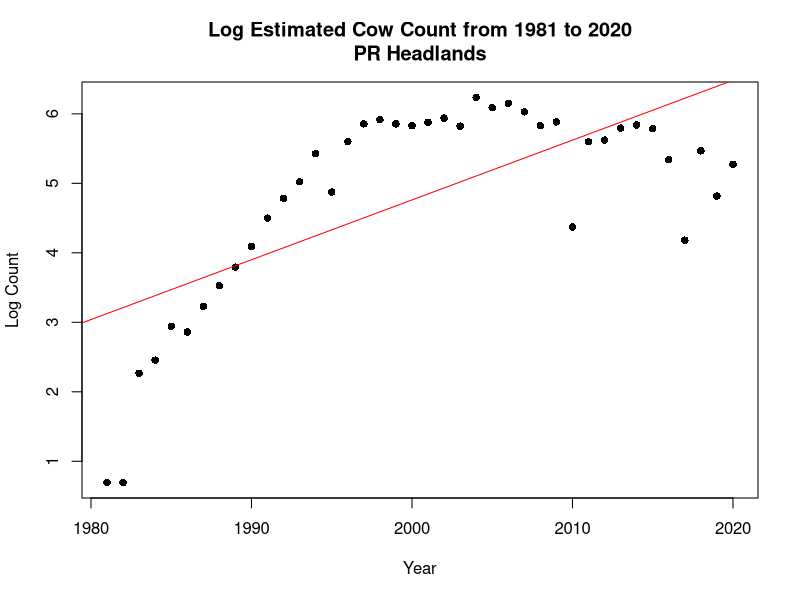
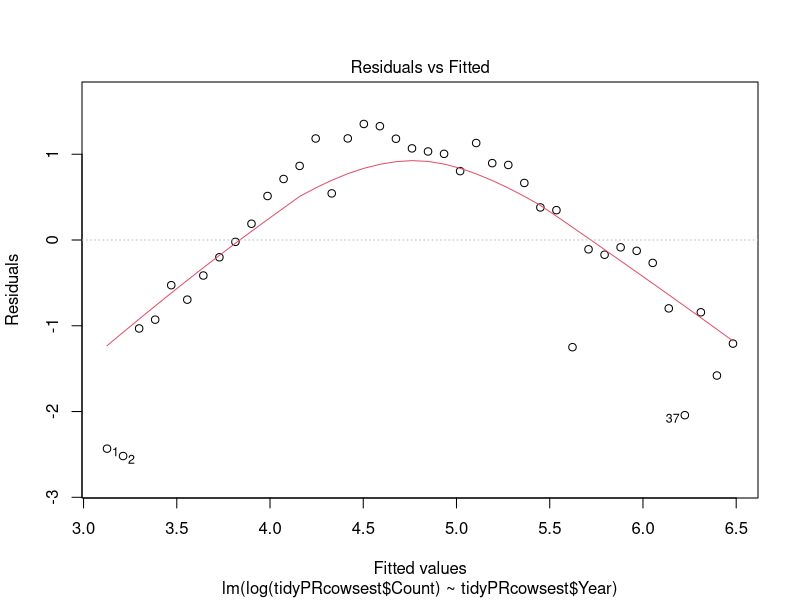
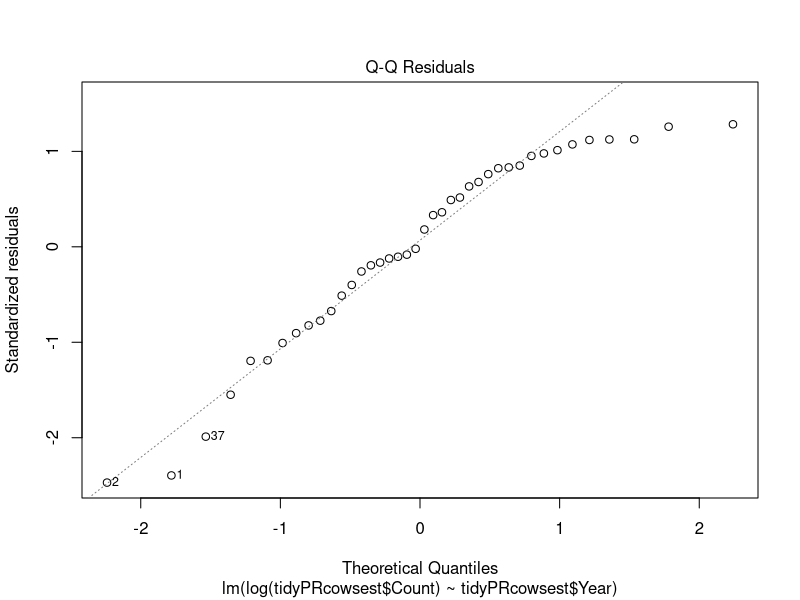
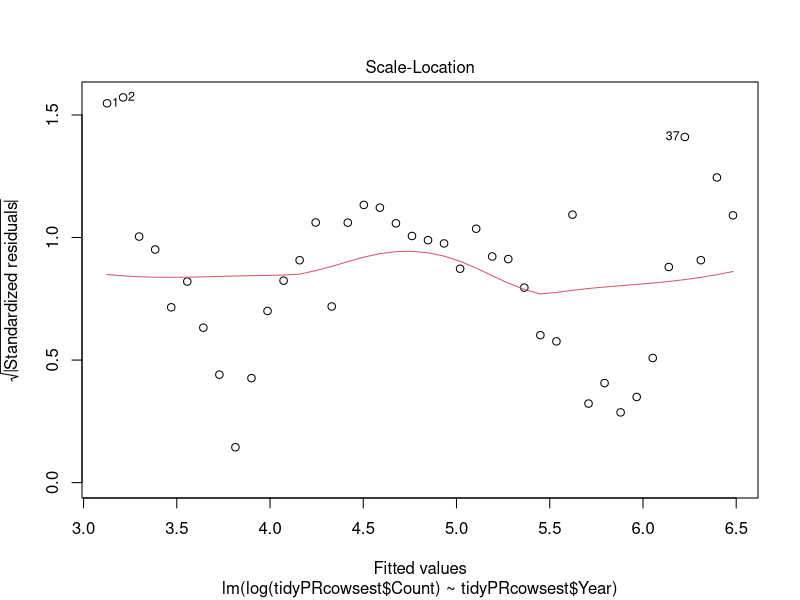
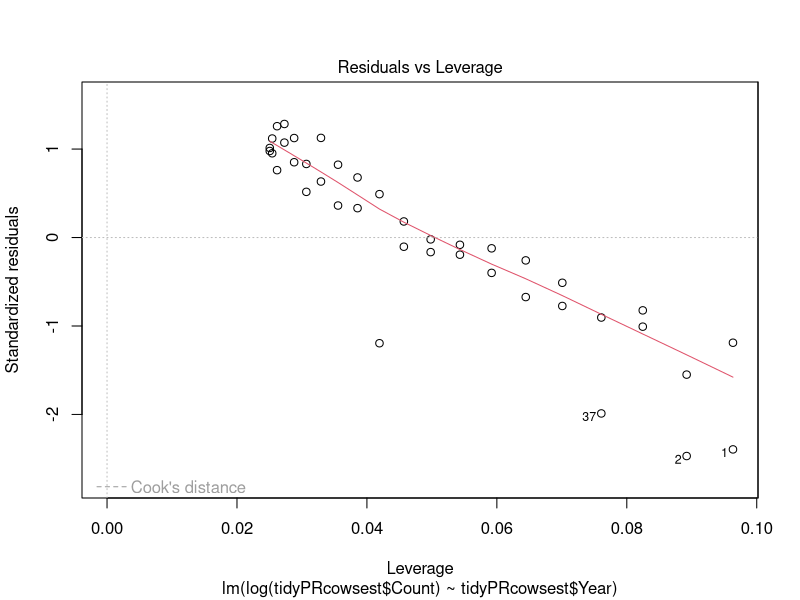
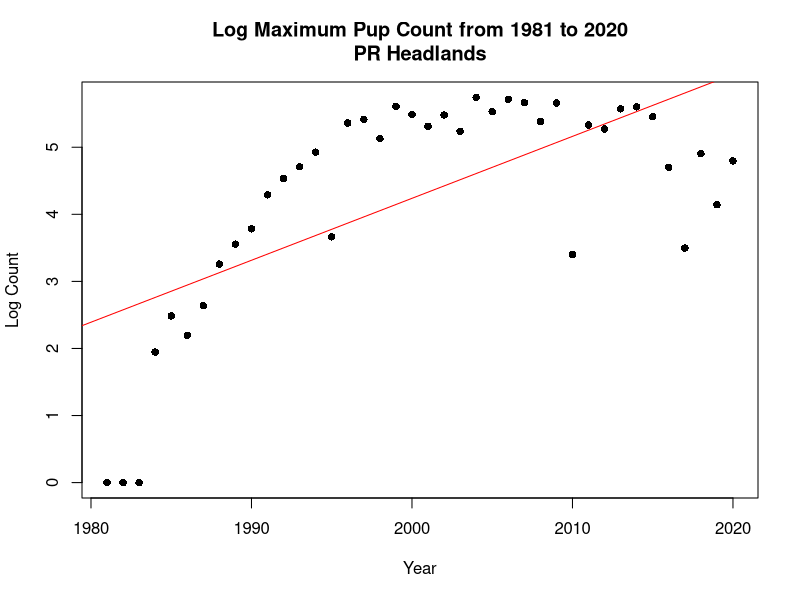
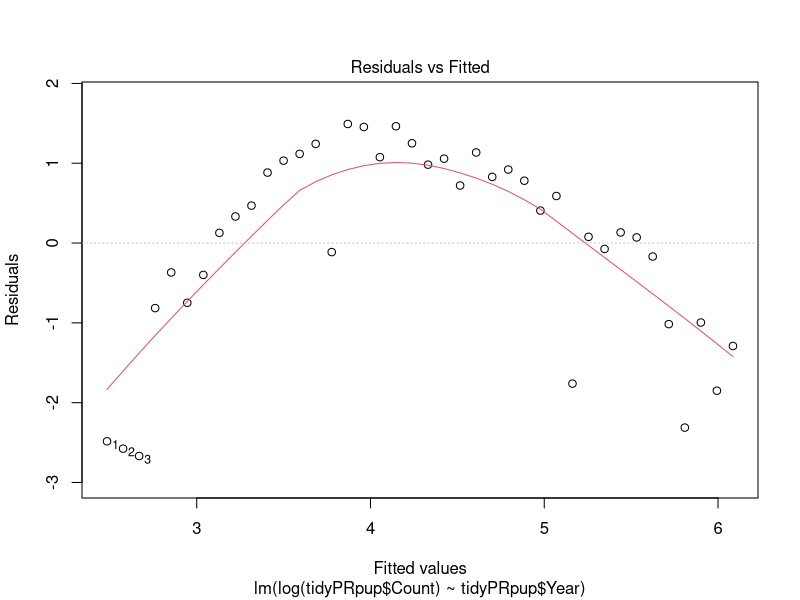
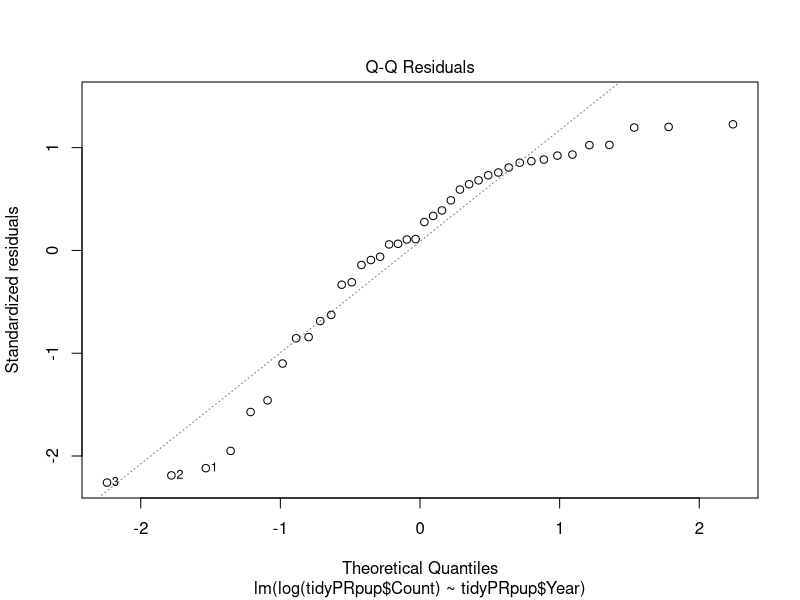

The R script that drew these images, in order:
library("readxl")
library(dplyr)
library(lme4)
library(gamm4)


## BB changing directories
## Silas you may need to uncomment lines 10-11 and comment line 12 to run on your machine.
## I recommend you keep your data in a "Data" subdirectory as we have in the github repo so we can use the same code. Rstudio sets your project
## directory as your working directory, then you can use relative paths and no need for "setwd".

setwd("~/Internship Summer 2021")
seals <- read_excel("Eseal_1981-2020.xlsx")
#seals <- read_excel("Data/Eseal_1981-2020.xlsx")
# get rid of weird column
seals <- subset(seals, select = -(...6))

###############################
###Exploratory Data Analysis###
###############################

# get rid of deadpup (550 instances)
seals <- subset(seals, Age !="DEADPUP")

seals_date <- strptime(seals$Date, format="%Y-%m-%d")

# months included in the data set:
# 0 (Jan), 1 (Feb), 2 (March), 10 (Nov), 11 (Dec)

# write a function to get each season defined as November Year1 to March Year2
# for example season 0 is Nov 1980 to March 1981, season 1 is Nov 1981 to March 1982... season 9 is Nov 1989 to March 1990... season 39 is Nov 2019 to March 2020
# works for dates passed in as POSIXlt

get_season <- function(date) {
  if (date$mon > 6) {season <- date$year - 80}
  else season <- date$year - 81 
  return(season)
}

# function that does get_season on every item in a list
get_season_all <- function(lst) {
  vec <- vector("list", length(lst))
  for (i in 1:length(lst)) {
    vec[[i]] <- get_season(lst[[i]])
  }
  return(vec)
}

# function that gets the year corresponding to the season, useful for plotting
get_year <- function(date) {
  if (date$mon > 6) { 
    return(date$year+1901)
  } else {
    return(date$year+1900)
  }
}

# function that does get_year on every item in a list
get_year_all <- function(lst) {
  vec <- numeric()
  for (i in 1:length(lst)) {
    vec <- c(vec, get_year(lst[[i]]))
  }
  return(vec)
}

# now that we have the seasons we can add them to the tables
seals$season <- get_season_all(seals_date)
seals$year <- get_year_all(seals_date)
seals$month_day <- format(seals$Date, format="%m-%d")
# get rid of space in col name
colnames(seals)[5] <- "Survey_Type"

####################
######COW WORK######
####################

cows <- subset(seals, Age == "COW")

# grab cows by location
PRcows <- subset(cows, Location == "PR Headlands")
DBcows <- subset(cows, Location == "Drakes Beach")
SBcows <- subset(seals, Age == "COW" & Location == "South Beach")


# from Condit
Date <- format(seq(as.Date("1981-01-11"), as.Date("1981-02-08"), by="days"), format="%m-%d")
Multiplier <- c(2.295, 2.107, 1.946, 1.810, 1.693, 1.593, 1.507, 1.434, 1.372, 1.319, 1.274, 1.236, 1.206, 1.181, 1.161, 1.147, 1.138, 1.133, 1.134, 1.139, 1.149, 1.165, 1.186, 1.214, 1.249, 1.292, 1.343, 1.405, 1.479)
Upper <- c(2.678, 2.427, 2.222, 2.056, 1.916, 1.797, 1.696, 1.606, 1.528, 1.463, 1.406, 1.357, 1.316, 1.283, 1.254, 1.230, 1.213, 1.203, 1.200, 1.207, 1.225, 1.253, 1.287, 1.328, 1.378, 1.427, 1.513, 1.597, 1.702)
Lower <- c(1.888, 1.762, 1.650, 1.555, 1.472, 1.401, 1.340, 1.290, 1.246, 1.210, 1.179, 1.154, 1.133, 1.116, 1.104, 1.096, 1.091, 1.089, 1.087, 1.088, 1.093, 1.102, 1.115, 1.134, 1.159, 1.190, 1.228, 1.276, 1.333)
multiplierTable <- data.frame(Date=Date, Lower=Lower, Multiplier=Multiplier, Upper=Upper)

# function to estimate the population using Condit et al.
# not sure how to vectorize so it only works for rows of a table, not a whole table
# returns 0 if the date is out of the range Condit provided
estimate_pop <- function(row, multTbl) {
  if (row$month_day %in% multTbl$Date) {
    m <- multTbl$Multiplier[multTbl$Date == row$month_day] 
    return(m * row$Count)
  } else {
    return(0)
  }
}

# function for lower bound
estimate_pop_lower <- function(row, multTbl) {
  if (row$month_day %in% multTbl$Date) {
    m <- multTbl$Lower[multTbl$Date == row$month_day] 
    return(m * row$Count)
  } else {
    return(0)
  }
}

# function for upper bound
estimate_pop_upper <- function(row, multTbl) {
  if (row$month_day %in% multTbl$Date) {
    m <- multTbl$Upper[multTbl$Date == row$month_day] 
    return(m * row$Count)
  } else {
    return(0)
  }
}

# function that estimates the population for a table
estimate_pop_table <- function(table, multTbl) {
  vec <- numeric()
  lower <- numeric()
  upper <- numeric()
  for (i in 1:nrow(table)) {
    row <- table[i, ]
    est <- estimate_pop(row, multTbl)
    l <- estimate_pop_lower(row, multTbl)
    u <- estimate_pop_upper(row, multTbl)
    vec <- c(vec, est)
    lower <- c(lower, l)
    upper <- c(upper, u)
  }
  table$estimate <- vec
  table$lower <- lower
  table$upper <- upper
  return(table)
}

PRcows <- estimate_pop_table(PRcows, multiplierTable)
DBcows <- estimate_pop_table(DBcows, multiplierTable)
SBcows <- estimate_pop_table(SBcows, multiplierTable)


# determine which seasons don't fall into the date range now given by Sarah Codde: Jan 26 to Feb 2
peakDays <- format(seq(as.Date("1981-01-26"), as.Date("1981-02-02"), by="days"), format="%m-%d")

validate_dates <- function(table) {
  valid <- logical()
  for (i in 1:nrow(table)) {
    row <- table[i, ]
    isit <- row$month_day %in% peakDays
    valid <- c(valid, isit)
  }
  table$valid_date <- valid
  return(table)
}

PRcows <- validate_dates(PRcows)
DBcows <- validate_dates(DBcows)
SBcows <- validate_dates(SBcows)

# determine which years/seasons have observations during the peak Days
# returns a list of booleans where each element is a boolean value and named the season it corresponds to
valid_seasons <- function(table) {
  seasons <- unique(table$season) 
  vec <- vector("list", length(seasons))
  names(vec) <- seasons
  for (i in 1:length(seasons)) {
    tb <- subset(table, season == seasons[[i]]) 
    for (j in 1:nrow(tb)) {
      row <- tb[j, ]
      if (row$valid_date == TRUE) {
        vec[[i]] <- TRUE
      } 
    }
    if (is.null(vec[[i]])) {
      vec[[i]] <- FALSE
    }
  }
  return(vec)
}

# takes in a list returned by valid_seasons and a table with all counts for a location
# returns max counts in peakDays if they exist. if not then just take max count regardless of date
get_max <- function(list, table) {
  df <- data.frame(Date=as.Date(character()), Location=character(), Age=character(), Count=numeric(), Survey_Type=character(), season=numeric(), month_day=character(), estimate=numeric(), lower=numeric(), upper=numeric(), valid_date=logical())
  for (i in 1:length(list)) {
    tb <- subset(table, season == as.numeric(names(list)[i]))
    if (list[[i]]) { #you do have a valid date for that season
      tb <- subset(tb, month_day %in% peakDays)
    } 
    tb <- tb %>% slice(which.max(Count))
    df <- rbind(df, tb)
  }
  return(df)
}

PRvalszn <- valid_seasons(PRcows)
PRcows_max_count <- get_max(PRvalszn, PRcows)
#season 2 only has observations before peakDays, here uses max count

PRcows0 <- subset(PRcows, season == 0)
# three observations on Jan 6, 7, 8 all with a count of 2, set estimate and CI to 2 as well
PRcows_max_count$estimate[PRcows_max_count$season == 0] <- PRcows0$Count[1]
PRcows_max_count$lower[PRcows_max_count$season == 0] <- PRcows0$Count[1]
PRcows_max_count$upper[PRcows_max_count$season == 0] <- PRcows0$Count[1]

PRcows1 <- subset(PRcows, season == 1)
# highest count of 2 occurs on Jan 6, 7, 9, and 11, set estimate and CI to 2 as well
PRcows_max_count$estimate[PRcows_max_count$season == 1] <- PRcows1$Count[PRcows1$month_day == "01-11"]
PRcows_max_count$lower[PRcows_max_count$season == 1] <- PRcows1$Count[PRcows1$month_day == "01-11"]
PRcows_max_count$upper[PRcows_max_count$season == 1] <- PRcows1$Count[PRcows1$month_day == "01-11"]
PRcows_max_count$month_day[PRcows_max_count$season == 1] <- "01-11"
PRcows_max_count$Date[PRcows_max_count$season == 1] <- PRcows1$Date[5]

PRcows13 <- subset(PRcows, season == 13)
# no counts between 1/14 and 2/9
# max count occurs on Feb 9 with a count of 154
# use the Feb 9 count * Feb 8 multiplier (because it's only one day off)
PRcows_max_count$estimate[PRcows_max_count$season == 13] <- PRcows13$Count[PRcows13$month_day == "02-09"] * multiplierTable$Multiplier[multiplierTable$Date == "02-08"]
PRcows_max_count$upper[PRcows_max_count$season == 13] <- PRcows13$Count[PRcows13$month_day == "02-09"] * multiplierTable$Upper[multiplierTable$Date == "02-08"]
PRcows_max_count$lower[PRcows_max_count$season == 13] <- PRcows13$Count[PRcows13$month_day == "02-09"] * multiplierTable$Lower[multiplierTable$Date == "02-08"]


DBvalszn <- valid_seasons(DBcows)
DBcows_max_count <- get_max(DBvalszn, DBcows)
# guidance from Sarah Codde on season 39: "I'm pretty confident we missed the peak due to bad visibility (fog) 
# and then there was a quick drop off in numbers by 1/31. I think the count on 1/23 is a true peak. I think this 
# should be the one exception (to taking dates between 1/26 and 2/2) and we should keep this one."
# without the following code, this defaults to 1/31 for count (932) and estimate (1070.868)
DB39 <- subset(DBcows, season == 39)
DBcows_max_count$Date[DBcows_max_count$season == 39] <- DB39$Date[DB39$month_day == "01-23"]
DBcows_max_count$month_day[DBcows_max_count$season == 39] <-  "01-23"
DBcows_max_count$valid_date[DBcows_max_count$season == 39] <- FALSE
DBcows_max_count$Count[DBcows_max_count$season == 39] <- DB39$Count[DB39$month_day == "01-23"] #974
DBcows_max_count$estimate[DBcows_max_count$season == 39] <- DB39$estimate[DB39$month_day == "01-23"] #1174.644
DBcows_max_count$lower[DBcows_max_count$season == 39] <- DB39$lower[DB39$month_day == "01-23"]
DBcows_max_count$upper[DBcows_max_count$season == 39] <- DB39$upper[DB39$month_day == "01-23"]


SBvalszn <- valid_seasons(SBcows)
SBcows_max_count <- get_max(SBvalszn, SBcows)
#SB seasons 14/15 okay as is because few observations

# calculate totals across locations for cows
# pass in tbales for each location and col as a string 
total_max_count <- function(PR, SB, DB, col) {
  vec <- numeric()
  for (i in 0:39) {
    a <- PR[[col]][PR$season == i]
    if (identical(a, numeric(0))) { a <- 0}
    b <- SB[[col]][SB$season == i]
    if (identical(b, numeric(0))) { b <- 0}
    c <- DB[[col]][DB$season == i]
    if (identical(c, numeric(0))) { c <- 0}
    vec <- c(vec, a + b + c)
  }
  return(vec)
}

# total max count for all locations
cow_max_total <- total_max_count(PRcows_max_count, SBcows_max_count, DBcows_max_count, "Count")
# estimations for all locations
cow_est_total <- total_max_count(PRcows_max_count, SBcows_max_count, DBcows_max_count, "estimate")
cow_est_lower_total <- total_max_count(PRcows_max_count, SBcows_max_count, DBcows_max_count, "lower")
cow_est_upper_total <- total_max_count(PRcows_max_count, SBcows_max_count, DBcows_max_count, "upper")


# plot total estimates and max counts for each season
#plot(1981:2020, cow_est_total, main="Estimated Cow Count from 1981 to 2020\nAll Locations", xlab="Year", ylab='Estimate', pch=15)
#lines(1981:2020, cow_est_total)
#lines(1981:2020, cow_est_lower_total, col="grey")
#lines(1981:2020, cow_est_upper_total, col="grey")

# can also plot for each location
# these plots will plot 0 for missing estimates
#plot(1981:2020, PRcows_max_count$estimate, main="Estimated Cow Count from 1981 to 2020\nPR Headlands", xlab="Year", ylab='Estimate', pch=15)
#lines(1981:2020, PRcows_max_count$estimate)
#lines(1981:2020, PRcows_max_count$lower, col="grey")
#lines(1981:2020, PRcows_max_count$upper, col="grey")

#plot(1995:2020, DBcows_max_count$estimate, main="Estimated Cow Count from 1995 to 2020\nDrakes Beach", xlab="Year", ylab='Estimate', pch=15)
#lines(1995:2020, DBcows_max_count$estimate)
#lines(1995:2020, DBcows_max_count$lower, col="grey")
#lines(1995:2020, DBcows_max_count$upper, col="grey")

#plot(1995:2020, SBcows_max_count$estimate, main="Estimated Cow Count from 1995 to 2020\nSouth Beach", xlab="Year", ylab='Estimate', pch=15)
#lines(1995:2020, SBcows_max_count$estimate)
#lines(1995:2020, SBcows_max_count$lower, col="grey")
#lines(1995:2020, SBcows_max_count$upper, col="grey")

####################
######PUP WORK######
####################

# subset data by age class
# i visually inspected epups and pups_only and didn't see overlap in date and location so change all "EPUPS" to "PUPS"
pups <- subset(seals, Age == "PUP" | Age == "EPUP") 
pups$Age[pups$Age == "EPUP"] <- "PUP"

# just like for cows, we want to have counts from the peak days (Jan 26 to Feb 2)
pups <- validate_dates(pups)

# subset by location and determine which locations have observations during the peak Days to grab the max counts during the peak
PRpups <- subset(pups, Location == "PR Headlands")
PRvalsznp <- valid_seasons(PRpups)
PRpups_max_count <- get_max(PRvalsznp, PRpups)
# seasons 0, 1, 2, 13 do not have observations during the peak days. checked out visually and i'm ok with what was output by get_max


DBpups <- subset(pups, Location == "Drakes Beach")
DBvalsznp <- valid_seasons(DBpups)
DBpups_max_count <- get_max(DBvalsznp, DBpups)
# has a count for each season during the peak days

SBpups <- subset(pups, Location == "South Beach")
SBvalsznp <- valid_seasons(SBpups)
SBpups_max_count <- get_max(SBvalsznp, SBpups)
# seasons 14 and 15 both only have two observations, all of which are outside of peak days. i'm ok with what was output by get_max

# total pups up across locations. pups don't move between beaches so you can total different peak days
pups_max_total <- total_max_count(PRpups_max_count, SBpups_max_count, DBpups_max_count, "Count")

# also want to look at pups and weaned pups together. weaned pups might move between beaches so we need to take a max counr from a single day each year

# takes in a table and returns a list indexed by season
# each item in the returned list is a list of all locations counts exist for in that season
which_seasons <- function(table) {
  seasons <- unique(table$season) 
  vec <- vector("list", length(seasons))
  names(vec) <- seasons
  for (i in 1:length(seasons)) {
    tb <- subset(table, season == seasons[[i]])
    locations <- unique(tb$Location)
    vec[[i]] <- locations
  }
  return(vec)
}

# returns a table with dates and counts combined across locations
combine_counts <- function(list, table) {
  df <- data.frame(Date=as.Date(character()), Count=numeric(), season=numeric(), year=numeric(), valid_date=logical(), month_day=character())
  for (i in 1:length(list)) {
    szn <- as.numeric(names(list)[i])
    yr <- szn + 1981
    locations <- list[[i]]
    t <- subset(table, season == szn)
    dates <- unique(t$Date)
    for (j in 1:length(dates)) {
      d <- subset(t, Date == dates[j])
      sum <- 0
      for (k in 1:nrow(d)) {
        sum <- sum + d[k, ]$Count
      }
      r <- data.frame(dates[j], sum, szn, yr, d$valid_date[1], d$month_day[1])
      names(r) <- c("Date", "Count", "season", "year", "valid_date", "month_day")
      df <- rbind(df, r)
    }
  }
  return(df)
}

wnr <- subset(seals, Age == "WNR")
wnr <- validate_dates(wnr)
pw <- rbind(wnr, pups)

pw_locations <- which_seasons(pw)
pw_all <- combine_counts(pw_locations, pw)
pwvalszn <- valid_seasons(pw_all) 
# we have at least 1 observation during the peak days except for seasons 0, 1, and 13 
# as before, seasons 0, 1 have only a handful of observations and 13 doesn't have any observations between 1/14 and 2/9
pw_all_max_counts <- get_max(pwvalszn , pw_all)

# plot Pups and Weaned Pups
#title <- paste ("Maximum Pup and Weaned Pup Counts")
#plot(pw_all_max_counts$year, pw_all_max_counts$Count, main=title, xlab="Year", ylab='Maximum Count', pch=15)
#lines(pw_all_max_counts$year, pw_all_max_counts$Count)


####################
###Tidy(ish) Data###
####################

########COWS########

# puts the data assembled above into a tidy(ish) data format with columns:
# Age ("COW", "PUP", "PUPWNR"); Year (1981:2020); Location ("PR Headlands", "Drakes Beach", "South Beach", "All");
# Count; Count_Type ("max", "estimate", "lower_est", "upper_est")

tidyCows <- data.frame(Age=character(), Year=numeric(), Location=character(), Count=numeric(), Count_Type=character())
season <- 1

for (i in 1981:2020) {
  # grab PR for season iteratively
  PR <- subset(PRcows_max_count, year==i)
  PR <- PR[, c(2, 3, 4, 7, 9, 10, 11)]
  
  max <- data.frame("COW", i, "PR Headlands", PR$Count, "max")
  names(max) <- c("Age", "Year", "Location", "Count", "Count_Type")
  tidyCows <- rbind(tidyCows, max)
  
  est <- data.frame("COW", i, "PR Headlands", PR$estimate, "estimate")
  names(est) <- c("Age", "Year", "Location", "Count", "Count_Type")
  tidyCows <- rbind(tidyCows, est)
  
  low <- data.frame("COW", i, "PR Headlands", PR$lower, "lower estimate")
  names(low) <- c("Age", "Year", "Location", "Count", "Count_Type")
  tidyCows <- rbind(tidyCows, low)
  
  up <- data.frame("COW", i, "PR Headlands", PR$upper, "upper estimate")
  names(up) <- c("Age", "Year", "Location", "Count", "Count_Type")
  tidyCows <- rbind(tidyCows, up)
  
  # grab DB and SB counts when they exist (above season 13)
  if (i >= 1995) {
    DB <- subset(DBcows_max_count, year==i)
    DB <- DB[, c(2, 3, 4, 7, 9, 10, 11)]
    
    max <- data.frame("COW", i, "Drakes Beach", DB$Count, "max")
    names(max) <- c("Age", "Year", "Location", "Count", "Count_Type")
    tidyCows <- rbind(tidyCows, max)
    
    est <- data.frame("COW", i, "Drakes Beach", DB$estimate, "estimate")
    names(est) <-c("Age", "Year", "Location", "Count", "Count_Type")
    tidyCows <- rbind(tidyCows, est)
    
    low <- data.frame("COW", i, "Drakes Beach", DB$lower, "lower estimate")
    names(low) <- c("Age", "Year", "Location", "Count", "Count_Type")
    tidyCows <- rbind(tidyCows, low)
    
    up <- data.frame("COW", i, "Drakes Beach", DB$upper, "upper estimate")
    names(up) <- c("Age", "Year", "Location", "Count", "Count_Type")
    tidyCows <- rbind(tidyCows, up)
    
    SB <- subset(SBcows_max_count, year==i)
    SB <- SB[, c(2, 3, 4, 7, 9, 10, 11)]
    
    max <- data.frame("COW", i, "South Beach", SB$Count, "max")
    names(max) <-c("Age", "Year", "Location", "Count", "Count_Type")
    tidyCows <- rbind(tidyCows, max)
    
    est <- data.frame("COW", i, "South Beach", SB$estimate, "estimate")
    names(est) <- c("Age", "Year", "Location", "Count", "Count_Type")
    tidyCows <- rbind(tidyCows, est)
    
    low <- data.frame("COW", i, "South Beach", SB$lower, "lower estimate")
    names(low) <- c("Age", "Year", "Location", "Count", "Count_Type")
    tidyCows <- rbind(tidyCows, low)
    
    up <- data.frame("COW", i, "South Beach", SB$upper, "upper estimate")
    names(up) <- c("Age", "Year", "Location", "Count", "Count_Type")
    tidyCows <- rbind(tidyCows, up)
  }
  
  
  # get the counts from all locations
  max <- data.frame("COW", i, "All", cow_max_total[season], "max")
  names(max) <- c("Age", "Year", "Location", "Count", "Count_Type")
  tidyCows <- rbind(tidyCows, max)
  
  est <- data.frame("COW", i, "All", cow_est_total[season], "estimate")
  names(est) <- c("Age", "Year", "Location", "Count", "Count_Type")
  tidyCows <- rbind(tidyCows, est)
  
  low <- data.frame("COW", i, "All", cow_est_lower_total[season], "lower estimate")
  names(low) <- c("Age", "Year", "Location", "Count", "Count_Type")
  tidyCows <- rbind(tidyCows, low)
  
  up <- data.frame("COW", i, "All", cow_est_upper_total[season], "upper estimate")
  names(up) <- c("Age", "Year", "Location", "Count", "Count_Type")
  tidyCows <- rbind(tidyCows, up)
  season <- season + 1
}

########PUPS########

tidyPups <- data.frame(Age=character(), Year=numeric(), Location=character(), Count=numeric(), Count_Type=character())
season <- 1
for (i in 1981:2020) {
  PR <- subset(PRpups_max_count, year == i)
  if (nrow(PR) > 0) {
    t <- data.frame("PUP", i, "PR Headlands", PR$Count, "max")
    names(t) <- c("Age", "Year", "Location", "Count", "Count_Type")
    tidyPups <- rbind(tidyPups, t)
  }
  
  DB <- subset(DBpups_max_count, year == i)
  if (nrow(DB) > 0) {
    t <- data.frame("PUP", i, "Drakes Beach", DB$Count, "max")
    names(t) <- c("Age", "Year", "Location", "Count", "Count_Type")
    tidyPups <- rbind(tidyPups, t)
  }
  
  SB <- subset(SBpups_max_count, year == i)
  if (nrow(SB) > 0) {
    t <- data.frame("PUP", i, "South Beach", SB$Count, "max")
    names(t) <- c("Age", "Year", "Location", "Count", "Count_Type")
    tidyPups <- rbind(tidyPups, t)
  }
  
  t <- data.frame("PUP", i, "All", pups_max_total[season], "max")
  names(t) <- c("Age", "Year", "Location", "Count", "Count_Type")
  tidyPups <- rbind(tidyPups, t)
  season <- season + 1
  
  pws <- subset(pw_all_max_counts, year == i)
  t <- data.frame("PUP&WNR", i, "All", pws$Count, "max")
  names(t) <- c("Age", "Year", "Location", "Count", "Count_Type")
  tidyPups <- rbind(tidyPups, t)
}

# WHAT IS GOING ON WITH SEASON 14/YEAR 1995
# I think it's okay but I should come back and look at why the pup count is higher than the pup&weaner count and decide what to do when this happens

tidySeals <- rbind(tidyPups, tidyCows)

######################
###POULATION TRENDS###
######################

###################### Simple linear regression on log(counts) for cows/pups/wnrs at the three sites and as a whole. 

tidyPRcowsest <- subset(tidyCows, Location == "PR Headlands" & Count_Type == "estimate")
tidyPRpup <- subset(tidyPups, Location == "PR Headlands" & Count_Type == "max")

tidyDBcowsest <- subset(tidyCows, Location == "Drakes Beach" & Count_Type == "estimate")
tidyDBpup <- subset(tidyPups, Location == "Drakes Beach" & Count_Type == "max")

tidySBcowsest <- subset(tidyCows, Location == "South Beach" & Count_Type == "estimate")
tidySBpup <- subset(tidyPups, Location == "South Beach" & Count_Type == "max")

tidyALLcowsest <- subset(tidyCows, Location == "All" & Count_Type == "estimate")
tidyALLpup <- subset(tidyPups, Location == "All" & Age == "PUP" & Count_Type == "max")
tidyALLpupwnr <- subset(tidyPups, Location == "All" & Age == "PUP&WNR" & Count_Type == "max")

#PR COW
LM_PR_cow <- lm(log(tidyPRcowsest$Count) ~ tidyPRcowsest$Year)
summary(LM_PR_cow)
plot(tidyPRcowsest$Year, log(tidyPRcowsest$Count), main="Log Estimated Cow Count from 1981 to 2020\nPR Headlands", xlab="Year", ylab='Log Count', pch=16)
abline(LM_PR_cow, col="red")
plot(LM_PR_cow)

#PR PUP
LM_PR_pup <- lm(log(tidyPRpup$Count) ~ tidyPRpup$Year)
summary(LM_PR_pup)
plot(tidyPRpup$Year, log(tidyPRpup$Count), main="Log Maximum Pup Count from 1981 to 2020\nPR Headlands", xlab="Year", ylab='Log Count', pch=16)
abline(LM_PR_pup, col="red")
plot(LM_PR_pup)

#DB COW
LM_DB_cow <- lm(log(tidyDBcowsest$Count) ~ tidyDBcowsest$Year)
summary(LM_DB_cow)
plot(tidyDBcowsest$Year, log(tidyDBcowsest$Count), main="Log Estimated Cow Count from 1995 to 2020\nDrakes Beach", xlab="Year", ylab='Log Count', pch=16)
abline(LM_DB_cow, col="red")
plot(LM_DB_cow)
# honestly this done a pretty ok job

#DB PUP
LM_DB_pup <- lm(log(tidyDBpup$Count) ~ tidyDBpup$Year)
summary(LM_DB_pup)
plot(tidyDBpup$Year, log(tidyDBpup$Count), main="Log Maximum Pup Count from 1995 to 2020\nDrakes Beach", xlab="Year", ylab='Log Count', pch=16)
abline(LM_DB_pup, col="red")
plot(LM_DB_pup)
# honestly this done a pretty ok job

#SB COW
LM_SB_cow <- lm(log(tidySBcowsest$Count) ~ tidySBcowsest$Year)
summary(LM_SB_cow)
plot(tidySBcowsest$Year, log(tidySBcowsest$Count), main="Log Estimated Cow Count from 1995 to 2020\nSouth Beach", xlab="Year", ylab='Log Count', pch=16)
abline(LM_SB_cow, col="red")
plot(LM_SB_cow)
# honestly this done a pretty ok job

#SB PUP
LM_SB_pup <- lm(log(tidySBpup$Count) ~ tidySBpup$Year)
summary(LM_SB_pup)
plot(tidySBpup$Year, log(tidySBpup$Count), main="Log Maximum Pup Count from 1983 to 2020\nSouth Beach", xlab="Year", ylab='Log Count', pch=16)
abline(LM_SB_pup, col="red")
plot(LM_SB_pup)
# honestly this done a pretty ok job, but could do better by dropping the one odd count from 1983

#SB PUP NO 1983
tidySBpupN <- subset(tidySBpup, Year != 1983)
LM_SB_pupN <- lm(log(tidySBpupN$Count) ~ tidySBpupN$Year)
summary(LM_SB_pupN)
plot(tidySBpupN$Year, log(tidySBpupN$Count), main="Log Maximum Pup Count from 1995 to 2020\nSouth Beach", xlab="Year", ylab='Log Count', pch=16)
abline(LM_SB_pupN, col="red")
plot(LM_SB_pupN)
# ok maybe I like the SB linear regressions less than I initially thought...

#ALL LOCATIONS COW
LM_all_cow <- lm(log(tidyALLcowsest$Count) ~ tidyALLcowsest$Year)
summary(LM_all_cow)
plot(tidyALLcowsest$Year, log(tidyALLcowsest$Count), main="Log Estimated Cow Count from 1981 to 2020\nAll Locations", xlab="Year", ylab='Log Count', pch=16)
abline(LM_all_cow, col="red")
plot(LM_all_cow)

#ALL LOCATIONS PUP
LM_all_pup <- lm(log(tidyALLpup$Count) ~ tidyALLpup$Year)
summary(LM_all_pup)
plot(tidyALLpup$Year, log(tidyALLpup$Count), main="Log Maximum Pup Count from 1981 to 2020\nAll Locations", xlab="Year", ylab='Log Count', pch=16)
abline(LM_all_pup, col="red")
plot(LM_all_pup)

#ALL LOCATIONS PUP AND WEANER
LM_all_pupwnr <- lm(log(tidyALLpupwnr$Count) ~ tidyALLpupwnr$Year)
summary(LM_all_pupwnr)
plot(tidyALLpupwnr$Year, log(tidyALLpupwnr$Count), main="Log Maximum Pup and Weaner Count from 1981 to 2020\nAll Locations", xlab="Year", ylab='Log Count', pch=16)
abline(LM_all_pupwnr, col="red")
plot(LM_all_pupwnr)


###################### Generalized Linear Mixed-model with counts poisson distributed

# format: m.glmer <- glmer(Count ~ Year + (1|Site), family = poisson, data = DATA) 

#COW
tidycowsNoT <- subset(tidyCows, Location != "All" & Count_Type == "estimate")
tidycowsNoT$rounded <- round(tidycowsNoT$Count) #need integer values
glmr_cow <- glmer(rounded ~ Year + (1|Location), family = poisson, data = tidycowsNoT)
# above throws Warning message: 
#  In checkConv(attr(opt, "derivs"), opt$par, ctrl = control$checkConv,  :
#                 Model is nearly unidentifiable: very large eigenvalue
#               - Rescale variables?;Model is nearly unidentifiable: large eigenvalue ratio
#               - Rescale variables?

#I figure that the same will happen for pups and pups/weaners so I didn't try it


#ALL LOCATIONS COW
glm_all_cow <- glm(round(tidyALLcowsest$Count) ~ tidyALLcowsest$Year, family = poisson) #wants integer values only so round the estimated counts
plot(tidyALLcowsest$Year, log(tidyALLcowsest$Count), main="Log Estimated Cow Counts from 1981 to 2020\nAll Locations", xlab="Year", ylab='log count', pch=16)
abline(glm_all_cow, col="blue")

#ALL LOCATIONS PUP
glm_all_pup <- glm(tidyALLpup$Count ~ tidyALLpup$Year, family = poisson)
plot(tidyALLpup$Year, log(tidyALLpup$Count), main="Log Max Pup Counts from 1981 to 2020\nAll Locations", xlab="Year", ylab='log count', pch=16)
abline(glm_all_pup, col="blue")

#ALL LOCATIONS PUP AND WEANER
glm_all_pupwnr <- glm(tidyALLpupwnr$Count ~ tidyALLpupwnr$Year, family = poisson)
plot(tidyALLpupwnr$Year, log(tidyALLpupwnr$Count), main="Log Max Pup and Weaner Counts from 1981 to 2020\nAll Locations", xlab="Year", ylab='log count', pch=16)
abline(glm_all_pupwnr, col="blue")


###################### Generalized Additive Mixed model with counts poisson distributed

tidypupNoT <- subset(tidyPups, Location != "All" & Age == "PUP")
tidypupwnrNoT <- subset(tidyPups, Location != "All" & Age == "PUP&WNR")

#the following three models I don't know how to plot
gamm_cow <- gamm4(Count ~ s(Year), random=~(1|Location), data=tidycowsNoT)

gamm_pup <- gamm4(Count ~ s(Year), random=~(1|Location), data=tidypupNoT)

#gamm_pupwnr <- gamm4(Count ~ s(Year), random=~(1|Location), data=tidypupwnrNoT) #this one gives large eigenvalue warning

#also not sure how to plot these ones but here's a residual plot
ga_cow <- gam(Count ~ s(Year), data=tidyALLcowsest)
plot(fitted(ga_cow), resid(ga_cow))

ga_pup <- gam(Count ~s(Year), data=tidyALLpup)
plot(fitted(ga_pup), resid(ga_pup))

ga_pupwnr <- gam(Count ~s(Year), data=tidyALLpupwnr)
plot(fitted(ga_pupwnr), resid(ga_pupwnr))



#look into breakpoints -> two piecewise linear models https://cran.r-project.org/web/packages/segmented/segmented.pdf
#https://cran.r-project.org/web/packages/jtools/vignettes/summ.html
